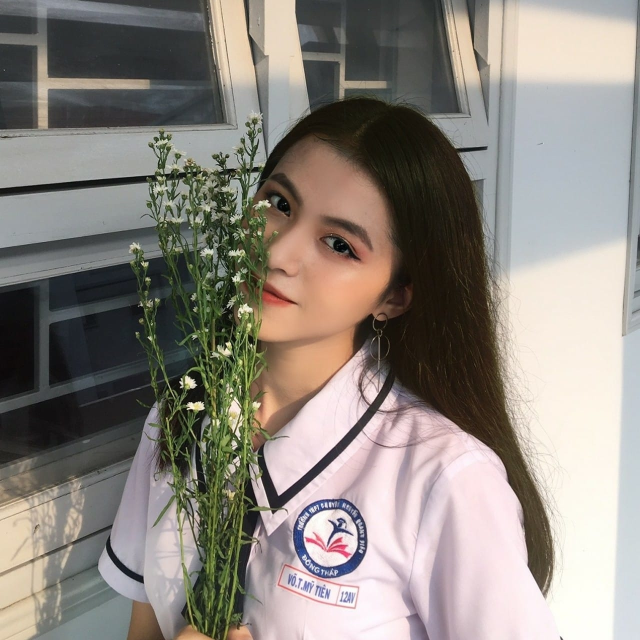
#> input picture BTLT Tuan 3/image/input.jpg, 1280 x 1280 px (shown at 1/2 size); the run also reads 1 picture not shown here
$ python Pixel_wised_Transformation.py
#> lines starting #> are read from the running program, lines starting #| are printed output that depends on the picture
#> further down, img1 is the input picture: shape (1280, 1280, 3); mean B, G, R 127.5, 134.5, 140.9
import cv2

def resize(img, scale_percent):
#> called with scale_percent = 20
    width = int(img.shape[1] * scale_percent / 100)
#> width = 256
    height = int(img.shape[0] * scale_percent / 100)
#> height = 256
    dim = (width, height)
#> dim = (256, 256)
    return cv2.resize(img, dim, interpolation = cv2.INTER_AREA)
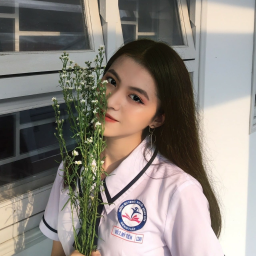
#> returned value: shape (256, 256, 3); mean of channels 0, 1, 2 127.5, 134.5, 140.9; drawn as B, G, R

def transpose_image(img):
    transpose_image = img.copy()
    width = img.shape[1]
    height = img.shape[0]
    for i in range(width):
        for j in range(height):
            transpose_image[j][i] = img[i][j]
    return transpose_image


img1 = cv2.imread("image/input.jpg")
img1 = resize(img1, 20)
img2 = cv2.imread('image/input1.jpg')
img3 = cv2.imread('image/input2.jpg')
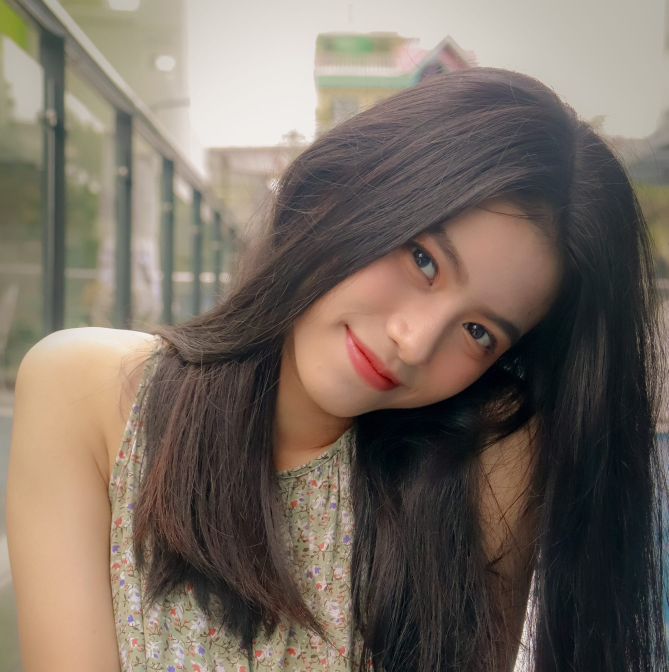
#> input picture BTLT Tuan 3/image/input2.jpg, 2005 x 2015 px (shown at 1/3 size)
#> img3 is the input picture: shape (2015, 2005, 3); mean B, G, R 97.8, 108.2, 120

img_vertical_flip = img1[::-1]
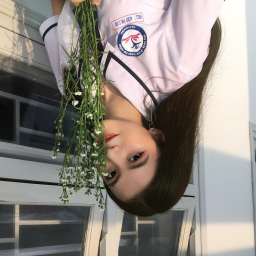
#> img_vertical_flip: shape (256, 256, 3); mean B, G, R 127.5, 134.5, 140.9
img_horizontal_flip = img1[::,::-1]
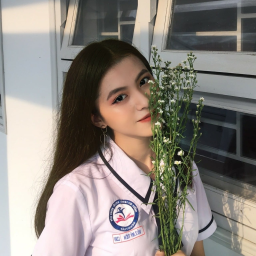
#> img_horizontal_flip: shape (256, 256, 3); mean B, G, R 127.5, 134.5, 140.9
img_diagonal_flip = transpose_image(img1)
#> after the loop in transpose_image, `for i in range(width):`:
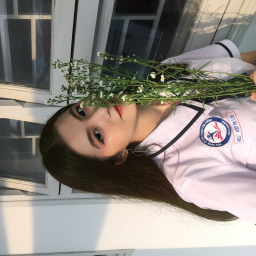
#> transpose_image: shape (256, 256, 3); mean B, G, R 127.5, 134.5, 140.9
cv2.imshow("input",img1)
cv2.imshow("vertical_flip", img_vertical_flip)
cv2.imshow("horizontal_flip", img_horizontal_flip)
cv2.imshow("diagonal_flip", img_diagonal_flip)

h1,w1,c1 = img2.shape
#> h1 = 1280; w1 = 1280; c1 = 3
h2,w2,c2 = img3.shape
#> h2 = 2015; w2 = 2005; c2 = 3
h= int(min(h1,h2) * 20 / 100)
#> h = 256
w= int(min(w1,w1) * 20 / 100)
#> w = 256
img2 = cv2.resize(img2,(w,h))
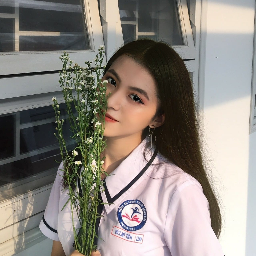
#> img2: shape (256, 256, 3); mean B, G, R 127.6, 134.5, 141
img3 = cv2.resize(img3,(w,h))
#> img3: shape (256, 256, 3)

while(True):
    Speed = 4
    for D in range(0,w+1,Speed):
        result=img2.copy()
        result[:,0:D,:]=img2[:,w-D:w,:]
        result[:,D:w,:]=img3[:,D:]
        cv2.imshow("Cover And Uncover From Left",result)
        cv2.waitKey(10)

    for D in range(0,w+1,Speed):
        result=img2.copy()
        result[:,0:w-D,:] = img2[:,D:w,:]
        result[:,w-D:w,:] = img3[:,w-D:w,:]
        cv2.imshow("Cover And Uncover From Left",result)
        cv2.waitKey(10)
#> this loop made 65 passes
#> pass 2, `cv2.imshow("Cover And Uncover From Left",result)`:
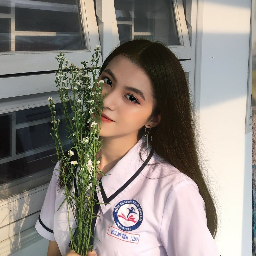
#> window 'Cover And Uncover From Left': shape (256, 256, 3); mean B, G, R 127.8, 134.8, 141.2
